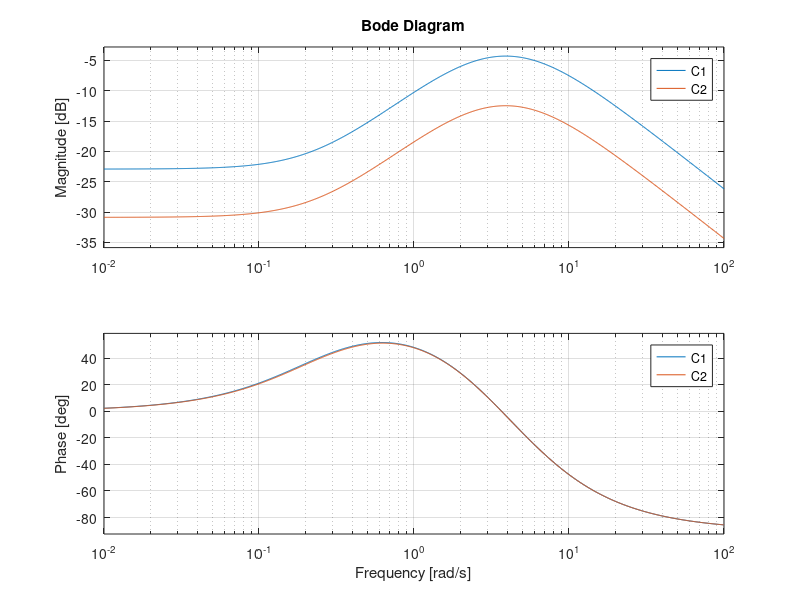

MATLAB code to generate this figure:
clc, clear all
%%

% static constexpr float BALL_CTRL_KP = 0.2383 * 0.3f; //0.2f;
% static constexpr float BALL_CTRL_KI = 0.0f;
% static constexpr float BALL_CTRL_TAU_V = 4.5f;//0.06f * 1.0f;//0.1314f * 0.1; //0.0413f * 1.0f;
% static constexpr float BALL_CTRL_TAU_f = 0.1314f * 2.5f;//0.06f * 1.0f;//0.1314f * 0.1; //0.0413f * 1.0f;    
% static constexpr float BALL_CTRL_TAU_R_O = 0.0398f * 5.0f;//0.03f * 2.0f; //0.0265f * 5.0f; //0.0138f;
% static constexpr float BALL_CTRL_KD = BALL_CTRL_KP * (BALL_CTRL_TAU_V - BALL_CTRL_TAU_f);
% static constexpr float VISION_TIMEOUT = 1.0F; // seconds

KP = 0.2383 * 0.3;
KI = 0.0;
TAU_V = 4.5;
TAU_F = 0.1314 * 2.5;
TAU_RO = 0.0398 * 5.0;
KD = KP * (TAU_V - TAU_F)
% Ts = 1/50;
% C1 = pid(KP, KI, KD, TAU_F, Ts, ...
%     'IFormula', 'BackwardEuler', ...
%     'DFormula', 'Trapezoidal') * ...
%     c2d(tf(1, [TAU_RO 1]), Ts, 'tustin');
C1 = pid(KP, KI, KD, TAU_F) * ...
    tf(1, [TAU_RO 1]);

KP = 0.5 * 0.8 * 0.2383 * 0.3
KI = 0.0
% TAU_V = 4.5
% TAU_F = 0.1314 * 2.5
TAU_RO = 1 / (2*pi*0.8)
KD = 0.5 * 0.8 * 0.29
TAU_V = KD/KP +  TAU_F
% Ts = 1/50;
C2 = pid(KP, KI, KD, TAU_F) * ...
    tf(1, [TAU_RO 1]);

figure(1)
bode(C1, C2), grid on
